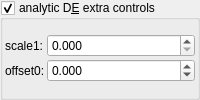
    <widget class="MyGroupBox" name="groupCheck_analyticDE_enabled_false">
     <property name="title">
      <string>analytic D&amp;E extra controls</string>
     </property>
     <property name="checkable">
      <bool>true</bool>
     </property>
     <layout class="QVBoxLayout" name="verticalLayout_13" stretch="0">
      <property name="spacing">
       <number>2</number>
      </property>
      <property name="leftMargin">
       <number>2</number>
      </property>
      <property name="topMargin">
       <number>2</number>
      </property>
      <property name="rightMargin">
       <number>2</number>
      </property>
      <property name="bottomMargin">
       <number>2</number>
      </property>
      <item>
       <layout class="QGridLayout" name="gridLayout_14" columnstretch="0,1">
        <property name="spacing">
         <number>2</number>
        </property>
        <item row="0" column="0">
         <widget class="QLabel" name="label_176">
          <property name="text">
           <string>scale1:</string>
          </property>
         </widget>
        </item>
        <item row="1" column="0">
         <widget class="QLabel" name="label_177">
          <property name="text">
           <string>offset0:</string>
          </property>
         </widget>
        </item>
        <item row="0" column="1">
         <widget class="MyDoubleSpinBox" name="spinbox_analyticDE_scale_1">
          <property name="sizePolicy">
           <sizepolicy hsizetype="Minimum" vsizetype="Maximum">
            <horstretch>0</horstretch>
            <verstretch>0</verstretch>
           </sizepolicy>
          </property>
          <property name="prefix">
           <string/>
          </property>
          <property name="suffix">
           <string/>
          </property>
          <property name="decimals">
           <number>3</number>
          </property>
          <property name="minimum">
           <double>0.000000000000000</double>
          </property>
          <property name="maximum">
           <double>99.989999999999995</double>
          </property>
          <property name="singleStep">
           <double>0.100000000000000</double>
          </property>
         </widget>
        </item>
        <item row="1" column="1">
         <widget class="MyDoubleSpinBox" name="spinbox_analyticDE_offset_0">
          <property name="sizePolicy">
           <sizepolicy hsizetype="Minimum" vsizetype="Maximum">
            <horstretch>0</horstretch>
            <verstretch>0</verstretch>
           </sizepolicy>
          </property>
          <property name="prefix">
           <string/>
          </property>
          <property name="suffix">
           <string/>
          </property>
          <property name="decimals">
           <number>3</number>
          </property>
          <property name="minimum">
           <double>-99.989999999999995</double>
          </property>
          <property name="maximum">
           <double>99.989999999999995</double>
          </property>
          <property name="singleStep">
           <double>0.100000000000000</double>
          </property>
         </widget>
        </item>
       </layout>
      </item>
     </layout>
    </widget>
